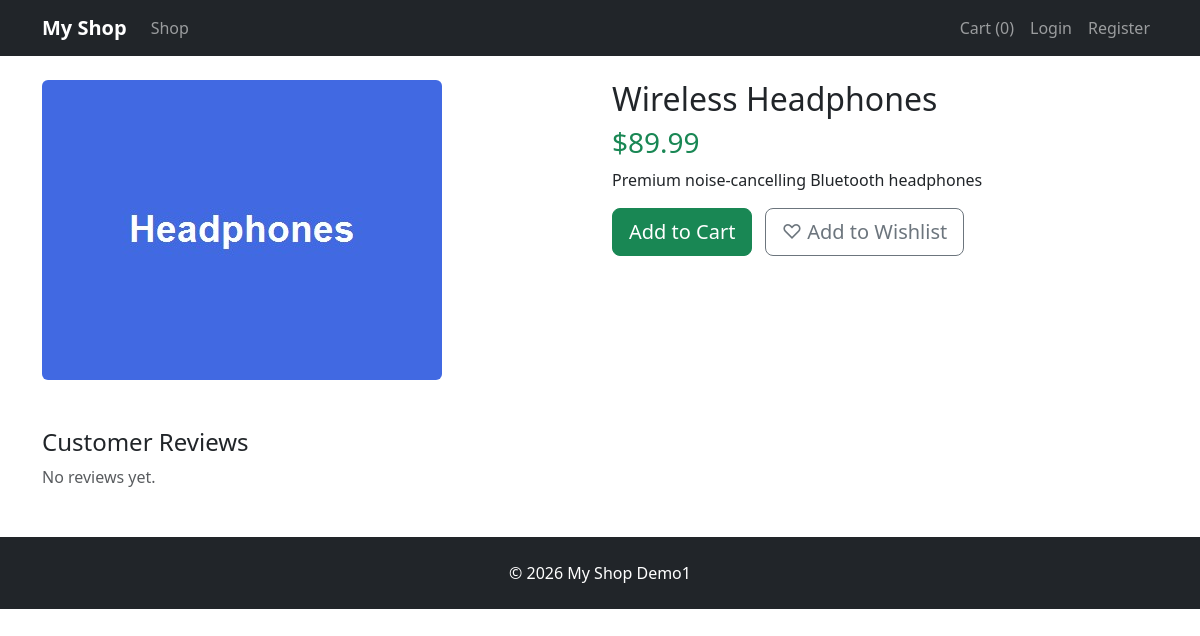
/PHP01/Projects/Project_2_Ecommerce_Website/demo1/index.php?controller=product&action=show&id=21, run on the app's committed database.
### tables this page shows
CREATE TABLE `products` (
  `id` int(11) NOT NULL,
  `name` varchar(255) NOT NULL,
  `description` text DEFAULT NULL,
  `price` decimal(10,2) NOT NULL,
  `stock` int(11) NOT NULL DEFAULT 0,
  `category_id` int(11) DEFAULT NULL,
  `image` varchar(255) DEFAULT NULL,
  `featured` tinyint(1) DEFAULT 0,
  `created_at` timestamp NOT NULL DEFAULT current_timestamp()
);

### controllers/ProductController.php (called while the page is built, shortened)
<?php
class ProductController {
    public function show() {
        $productModel = new Product();
        $product = $productModel->getById((int)($_GET["id"] ?? 0));
        require "views/products/show.php";
    }
}
?>

### models/Product.php (called while the page is built, shortened)
<?php
class Product {
    private $pdo;
    public function __construct() { global $pdo; $this->pdo = $pdo; }
    public function getById($id) {
        $stmt = $this->pdo->prepare("SELECT p.*, c.name as category_name FROM products p
                                     LEFT JOIN categories c ON p.category_id = c.id WHERE p.id = ?");
        $stmt->execute([$id]);
        return $stmt->fetch();
    }
}
?>

### views/products/show.php (the view, shortened to what this page needs)
<?php require "views/layouts/header.php"; ?>
<div class="row">
    <div class="col-md-6">
        <?php if (!empty($product['image'])): ?>
            <img src="<?php echo BASE_URL; ?>public/uploads/products/<?php echo $product['image']; ?>"
                 class="img-fluid rounded" alt="">
        <?php endif; ?>
    </div>
    <div class="col-md-6">
        <h2><?php echo htmlspecialchars($product['name']); ?></h2>
        <h3 class="text-success">$<?php echo number_format($product['price'], 2); ?></h3>
        <p><?php echo nl2br(htmlspecialchars($product['description'] ?? '')); ?></p>
        <form method="POST" action="<?php echo BASE_URL; ?>index.php?controller=cart&action=add" class="d-inline">
            <button type="submit" class="btn btn-success btn-lg">Add to Cart</button>
        </form>
        <form method="POST" action="<?php echo BASE_URL; ?>index.php?controller=wishlist&action=add" class="d-inline ms-2">
            <button type="submit" class="btn btn-outline-secondary btn-lg">♡ Add to Wishlist</button>
        </form>
    </div>
</div>
<h4 class="mt-5">Customer Reviews</h4>
<?php
$reviewModel = new Review();
$reviews = $reviewModel->getReviewsByProduct($product['id']);
?>
<?php if (empty($reviews)): ?>
    <p class="text-muted">No reviews yet.</p>
<?php endif; ?>
<?php require "views/layouts/footer.php"; ?>

### data on the page
products: image (picture), name "Wireless Headphones", price "89.99", description "Premium noise-cancelling Bluetooth headphones"

### other printed values
count(getCart()) "0"
